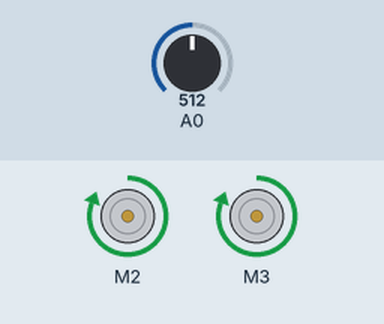
This sketch was run on a simulated Arduino Uno, built with avr-gcc and run on an emulated ATmega328P. On the bench: 2 × DC motor (green arrow = forward, orange = backward, longer = faster). The inputs (shaded band) are chosen by the test bench; at power-on: A0 = 512.

Above: at 4.1 s.
4.2 s: A0 set to 111
6.0 s: A0 set to 93
At 8.8 s:
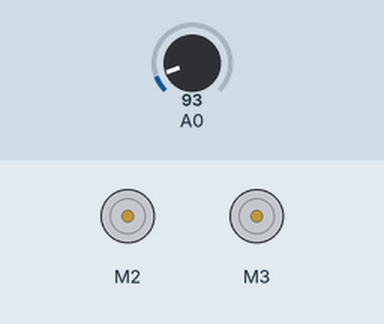
9.0 s: A0 set to 110
At 12.5 s:
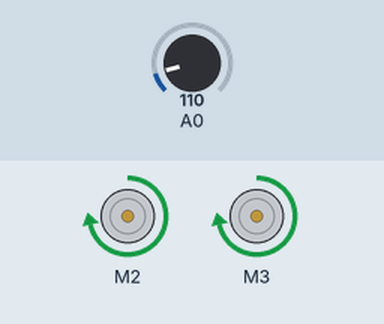
Timing chart, 0 to 18.0 s (numbered marks = the images above; inputs shaded):
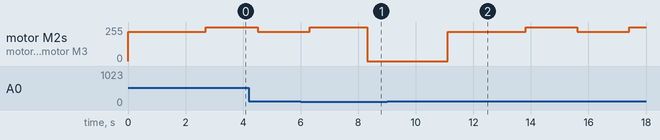

Measured:
- the behaviour switches between 100 and 99 on A0 (found by bisection; images 0 and 1)
- after the input at 9.0 s, motor M2, motor M3: stopped → forward 220/255 after 2.1 s, → forward 255/255 2.7 s later, → forward 220/255 1.8 s later, → forward 255/255 1.8 s later

The sketch:

fan_test.ino
```cpp
#include <AFMotor.h>

AF_DCMotor motor2(2, MOTOR12_1KHZ); // create motor #2, 64KHz pwm
AF_DCMotor motor3(3, MOTOR12_1KHZ);

int momentarySwitch = 0; //holds voltage reading of momentary switch
int fanTimerSecs = 0; //second remaining til fan turns off
int fanHumTimerSecs = 0;
int buttonState = 0; //hold what state we're in in the loop
int fanState = 0;
int buttonHoldHundredthSecs = 0; // number of tenths of seconds button has been held down
int buttonHoldSecs = 0;

int defaultFanTimeSecs = 90*60;

void setup() {
    motor2.setSpeed(255);     // set the speed to max to eliminate hum
    motor3.setSpeed(255);
}

void start_fans() {
    motor2.run(FORWARD);      // turn it on going forward
    motor3.run(FORWARD);
}

void stop_fans() {
    motor2.run(RELEASE);      // stop
    motor3.run(RELEASE);
}

void loop() {
    int buttonLoop = 1;
    buttonState = 0;

    while(buttonLoop == 1) { //initial press loop
        momentarySwitch = analogRead(A0);


        switch (buttonState) {
            case 0: //looking for button press
                if (momentarySwitch > 100) {
                    buttonState = 1;
                    buttonHoldHundredthSecs = 1;
                }
                break;

            case 1: //button was pressed, wait until unpressed

                if (momentarySwitch < 100) {
                    //released too soon, go try again
                    buttonState = 2;
                    buttonHoldHundredthSecs++;
                }
                else if (buttonHoldHundredthSecs >= 50) {
                    //button has been held for .050 seconds, turn on the fans
                    fanTimerSecs = defaultFanTimeSecs;
                    buttonState = 3;
                }
                else {
                    buttonHoldHundredthSecs++;
                }
                break;

            case 2: //button was released in less than 0.050 seconds, start over

                buttonState = 0; //go back to start!
                break;

            case 3: //button was held for 0.050 seconds
                //break out of this loop
                buttonState = 0;
                buttonLoop = 0;
                break;

            delay(10);
        }

    }

    int fanLoop = 1;
    fanState = 0;

    while(fanLoop == 1) {
        momentarySwitch = analogRead(A0);

        switch (fanState) {
            case 0: //fan off, waiting for turn on condition
                if (fanTimerSecs > 0) {
                    motor2.setSpeed(220);     // set the speed slower to make some hum
                    motor3.setSpeed(220);
                    fanHumTimerSecs = 2; //hum the fans for 2 seconds
                    start_fans();

                    fanState = 1;
                }
                else {
                    fanLoop = 0; //get out of this while loop
                }
                break;

            case 1: //fans spinning up, humming
                if (fanHumTimerSecs <= 0) {
                    motor2.setSpeed(255);     // set the speed make to stop hum
                    motor3.setSpeed(255);
                    fanState = 2;
                }
                else {
                    fanHumTimerSecs--;
                }
                break;

            case 2: //check for button press, or if fan timer expires
                if (fanTimerSecs <= 0) { //stop the fans
                    motor2.setSpeed(255);     // set the speed faster to stop hum
                    motor3.setSpeed(255);
                    delay(2000);
                    stop_fans();
                    delay(1000); //give time for the fans to spin down
                    fanState = 0;

                    break;

                }
                else {
                    fanTimerSecs--; //decrement fan on counter
                }


                if (momentarySwitch > 100) {
                    fanState = 3;
                    buttonHoldSecs = 1;
                }
                break;

            case 3: //button was pressed, wait until unpressed
                //add some time since the button was pressed
                motor2.setSpeed(220);     // set the speed slower to make some hum
                motor3.setSpeed(220);


                if (momentarySwitch < 100) {
                    //released too soon, reset the timer to full
                    motor2.setSpeed(255);     // set the speed faster to stop hum
                    motor3.setSpeed(255);
                    fanTimerSecs = defaultFanTimeSecs;
                    fanState = 2;
                }
                else if (buttonHoldSecs >= 2) {
                    //button has been held for 2 seconds, turn off the fans
                    fanTimerSecs = 0;
                    fanState = 2; //the if loop will catch the 0 to turn off the fans
                }
                else {
                    buttonHoldSecs++;
                }
                break;

        }

        delay(900); //1 second loops
    }


}
```
